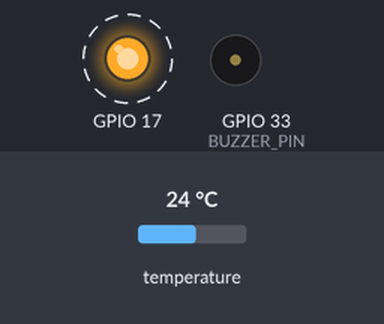
Recording of a sketch running on a simulated ESP32. Shown: output pins drawn as LEDs (lit = HIGH), buzzer (waves = sounding, pin HIGH). Dashed ring = blinking. The inputs (shaded band) are chosen by the test bench; at power-on: temperature 24 °C. WiFi joins after 1.5 s; servers stay silent unless stated; colours are those a GRB WS2812 strip shows for the declared byte order; random numbers use the default seed unless the sketch sets one; EEPROM starts erased; no MQTT or app messages arrive unless stated; what the sketch prints to the serial monitor is not drawn.

Above: at 3.5 s.
Timing chart, 0 to 6.4 s (numbered marks = the images above):
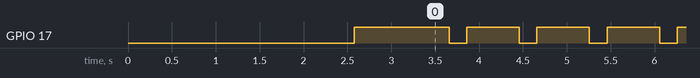

Measured:
- by itself, GPIO 17: alternates HIGH for 0.60 s and LOW for 0.20 s, 8 changes in all, then stays HIGH

The sketch:

ESPCraft-2.0.ino
```cpp
#include "settings.h"                                           // Settings file
#include "version.h"                                            // Version history file

#include <Preferences.h>                                        // NVS flash interface
#include <nvs_flash.h>                                          // NVS flash additional fonctionality lib.
Preferences settings;

#define FORCE_COLD_BOOT 0                                       // Force cold boot

//#include "src/3rdparty/QueueArray/QueueArray.h"               // CommandcoreQueue library
//QueueArray <String>coreQueue;

#include "src/Commpy/Commpy.h"                                  // Commpy (Communication provider)
Commpy commpy;

#include "src/Netty/Netty.h"                                    // Netty (Internet services interface)
Netty netty;

#include "src/Perry/Perry.h"                                    // Perry (Periphreals interface)
Perry perry(2048, 1);

#include "src/Porty/Porty.h"                                    // Porty (IO port interface)
Porty porty;

typedef struct Message
{
    int pid;        // PID - Program ID (01-Commpy, 02-Netty, 03-Perry, 04-Porty)
    int status;     // Program status (00-Stopped, 01-Idle, 02-Working, 03-Error, 04-Crash)
    char body[32];  // The message for core
}   Message;
Message msg;
static QueueHandle_t coreQueue;

void setup()
{
    delay(1000);
    settings.begin("os-pref", true);
    Serial.begin(115200);

//=================  BOOT SELFCHECK =================
    if(!settings.getUChar("boot", 0) || FORCE_COLD_BOOT){
        // COLD BOOT HANDLER
        // UPGRADE PROCEDURE NOT IMPLEMENTED YET
        Serial.println("Cold boot");
        settings.end();
        nvs_flash_erase();
        nvs_flash_init();
        settings.begin("os-pref", false);
        settings.putUChar("boot", 1);
        settings.putUShort("version", OS_VERSION);
        settings.putUShort("board-ver", BOARD_VER);
        settings.end();

        commpy.coldBoot();
        netty.coldBoot();
        perry.coldBoot();
        porty.coldBoot();
    }
    coreQueue = xQueueCreate(16, sizeof(Message));

    int status = commpy.init();
    status = status & netty.init();
    status = status & perry.init();
    status = status & porty.init();

    perry.blinkLed(status);
    Serial.print("Boot code: ");
    Serial.println(status, HEX);

//===================================================

}

void loop()
{
    // NETTY - Server update

    // PERRY - Periphreals reading

    // PORTY - External periphreals reading

    // COMMPY - Commection problems


    vTaskDelay(portTICK_PERIOD_MS);
}
```

QueueArray.h
```cpp
// (licence header left out)
// header defining the interface of the source.
#ifndef _QUEUEARRAY_H
#define _QUEUEARRAY_H

// include Arduino basic header.
#include <Arduino.h>

// the definition of the queue class.
template<typename T>
class QueueArray {
  public:
    // init the queue (constructor).
    QueueArray ();

    // clear the queue (destructor).
    ~QueueArray ();

    // add an item to the queue.
    void enqueue (const T i);

    // remove an item from the queue.
    T dequeue ();

    // push an item to the queue.
    void push (const T i);

    // pop an item from the queue.
    T pop ();

    // get the front of the queue.
    T front () const;

    // get an item from the queue.
    T peek () const;

    // check if the queue is empty.
    bool isEmpty () const;

    // get the number of items in the queue.
    int count () const;

    // check if the queue is full.
    bool isFull () const;

    // set the printer of the queue.
    void setPrinter (Print & p);

  private:
    // resize the size of the queue.
    void resize (const int s);

    // exit report method in case of error.
    void exit (const char * m) const;

    // led blinking method in case of error.
    void blink () const;

    // the initial size of the queue.
    static const int initialSize = 2;

    // the pin number of the on-board led.
    static const int ledPin = 13;

    Print * printer; // the printer of the queue.
    T * contents;    // the array of the queue.

    int size;        // the size of the queue.
    int items;       // the number of items of the queue.

    int head;        // the head of the queue.
    int tail;        // the tail of the queue.
};

// init the queue (constructor).
template<typename T>
QueueArray<T>::QueueArray () {
  size = 0;       // set the size of queue to zero.
  items = 0;      // set the number of items of queue to zero.

  head = 0;       // set the head of the queue to zero.
  tail = 0;       // set the tail of the queue to zero.

  printer = NULL; // set the printer of queue to point nowhere.

  // allocate enough memory for the array.
  contents = (T *) malloc (sizeof (T) * initialSize);

  // if there is a memory allocation error.
  if (contents == NULL)
    exit ("QUEUE: insufficient memory to initialize queue.");

  // set the initial size of the queue.
  size = initialSize;
}

// clear the queue (destructor).
template<typename T>
QueueArray<T>::~QueueArray () {
  free (contents); // deallocate the array of the queue.

  contents = NULL; // set queue's array pointer to nowhere.
  printer = NULL;  // set the printer of queue to point nowhere.

  size = 0;        // set the size of queue to zero.
  items = 0;       // set the number of items of queue to zero.

  head = 0;        // set the head of the queue to zero.
  tail = 0;        // set the tail of the queue to zero.
}

// resize the size of the queue.
template<typename T>
void QueueArray<T>::resize (const int s) {
  // defensive issue.
  if (s <= 0)
    exit ("QUEUE: error due to undesirable size for queue size.");

  // allocate enough memory for the temporary array.
  T * temp = (T *) malloc (sizeof (T) * s);

  // if there is a memory allocation error.
  if (temp == NULL)
    exit ("QUEUE: insufficient memory to initialize temporary queue.");

  // copy the items from the old queue to the new one.
  for (int i = 0; i < items; i++)
    temp[i] = contents[(head + i) % size];

  // deallocate the old array of the queue.
  free (contents);

  // copy the pointer of the new queue.
  contents = temp;

  // set the head and tail of the new queue.
  head = 0; tail = items;

  // set the new size of the queue.
  size = s;
}

// add an item to the queue.
template<typename T>
void QueueArray<T>::enqueue (const T i) {
  // check if the queue is full.
  if (isFull ())
    // double size of array.
    resize (size * 2);

  // store the item to the array.
  contents[tail++] = i;

  // wrap-around index.
  if (tail == size) tail = 0;

  // increase the items.
  items++;
}

// push an item to the queue.
template<typename T>
void QueueArray<T>::push (const T i) {
  enqueue(i);
}

// remove an item from the queue.
template<typename T>
T QueueArray<T>::dequeue () {
  // check if the queue is empty.
  if (isEmpty ())
    exit ("QUEUE: can't pop item from queue: queue is empty.");

  // fetch the item from the array.
  T item = contents[head++];

  // decrease the items.
  items--;

  // wrap-around index.
  if (head == size) head = 0;

  // shrink size of array if necessary.
  if (!isEmpty () && (items <= size / 4))
    resize (size / 2);

  // return the item from the array.
  return item;
}

// pop an item from the queue.
template<typename T>
T QueueArray<T>::pop () {
  return dequeue();
}

// get the front of the queue.
template<typename T>
T QueueArray<T>::front () const {
  // check if the queue is empty.
  if (isEmpty ())
    exit ("QUEUE: can't get the front item of queue: queue is empty.");

  // get the item from the array.
  return contents[head];
}

// get an item from the queue.
template<typename T>
T QueueArray<T>::peek () const {
  return front();
}

// check if the queue is empty.
template<typename T>
bool QueueArray<T>::isEmpty () const {
  return items == 0;
}

// check if the queue is full.
template<typename T>
bool QueueArray<T>::isFull () const {
  return items == size;
}

// get the number of items in the queue.
template<typename T>
int QueueArray<T>::count () const {
  return items;
}

// set the printer of the queue.
template<typename T>
void QueueArray<T>::setPrinter (Print & p) {
  printer = &p;
}

// exit report method in case of error.
template<typename T>
void QueueArray<T>::exit (const char * m) const {
  // print the message if there is a printer.
  if (printer)
    printer->println (m);

  // loop blinking until hardware reset.
  blink ();
}

// led blinking method in case of error.
template<typename T>
void QueueArray<T>::blink () const {
  // set led pin as output.
  pinMode (ledPin, OUTPUT);

  // continue looping until hardware reset.
  while (true) {
    digitalWrite (ledPin, HIGH); // sets the LED on.
    delay (250);                 // pauses 1/4 of second.
    digitalWrite (ledPin, LOW);  // sets the LED off.
    delay (250);                 // pauses 1/4 of second.
  }

  // solution selected due to lack of exit() and assert().
}

#endif // _QUEUEARRAY_H
```

Commpy.cpp
```cpp
#include "Commpy.h"

WiFiClient espClient;
PubSubClient client(espClient);
Preferences commpy_settings;
QueueArray<String> queue;

//=================  CALLBACK FROM MQTT SERVER  =================
void callback(char *topic, byte *payload, unsigned int length)
{
    queue.push(String(*topic) + " " + String(*payload));
}
//===============================================================

//=================================================================================================================================
Commpy::Commpy(void)
{
    _mqtt_server = MQTT_SERVER;
    _mqtt_port = MQTT_PORT;
}
//=================================================================================================================================
void Commpy::coldBoot(void)
{
    commpy_settings.begin("commpy-pref", false);
    commpy_settings.putString("ssid", WIFI_SSID);
    commpy_settings.putString("pass", WIFI_PASS);
    commpy_settings.putString("mqtt-server", MQTT_SERVER);
    commpy_settings.putUInt("mqtt-port", MQTT_PORT);
    commpy_settings.putString("board-name", BOARD_TAG);
    commpy_settings.end();
}
//=================================================================================================================================
void Commpy::reconnect(String name)
{
    if (!client.connected())
    {
        Serial.println("[MQTT Client] Attempting connection to server...");
        String clientId = name + "-";
        clientId += String(random(0xffff), HEX);
        // Attempt to connect
        if (client.connect(clientId.c_str()))
        {
            Serial.println("[MQTT Client] Connected as " + clientId);
        }
        else
        {
            Serial.print("failed, rc=");
            Serial.print(client.state());
        }
    }
}
//=================================================================================================================================

int Commpy::init(void)
{
    WiFi.mode(WIFI_STA);
    String ssid = "";
    String password = "";
    commpy_settings.begin("commpy-pref", true);
    ssid = commpy_settings.getString("ssid", WIFI_SSID);
    password = commpy_settings.getString("pass", WIFI_PASS);
    _mqtt_server = commpy_settings.getString("mqtt-server", MQTT_SERVER);
    _mqtt_port = commpy_settings.getUInt("mqtt-port", MQTT_PORT);
    String uuid = commpy_settings.getString("board-name", "espblock");

    if (WiFi.status() != WL_CONNECTED)
    {
        WiFi.begin(ssid.c_str(), password.c_str());
    }
    WiFi.waitForConnectResult();

    client.setServer(MQTT_SERVER, MQTT_PORT);   // (char*) &_mqtt_server doesnt work
    client.setCallback(callback);
    reconnect(uuid);

    if ((WiFi.status() == WL_CONNECTED) && (MDNS.begin("espcraft")))
    {
        return COMMPY_OK;
    }
    else
    {
        WiFi.softAP(DEFAULT_WIFI_AP_SSID, DEFAULT_WIFI_AP_PASS);
        return COMMPY_FAIL;
    }
}
//=================================================================================================================================

void Commpy::sendMessage(String channel, String data)
{
}
//=================================================================================================================================

String Commpy::getMessage()
{
    return queue.pop();
}
```

Commpy.h
```cpp
// (licence header left out)
#ifndef Commpy_h
#define Commpy_h

#define BOARD_TAG   "Bol"                       // Board UUID (for now)

#define DEFAULT_WIFI_AP_SSID    "espblock"      // Name of the block's WiFi in AP mode
#define DEFAULT_WIFI_AP_PASS    ""              // Password of the block's WiFi in AP mode (nothing = open network)

#define WIFI_SSID   "espcraft"                  // Default Wifi SSID to connect
#define WIFI_PASS   "nvias-esp"                 // Default WiFi PASS to connect

#define MQTT_SERVER "broker.hivemq.com"         // Default MQTT server ip
#define MQTT_PORT   1883                        // Default MQTT server port

//===== BOOT CODES =============================================================================
#define COMMPY_OK             0xFFFFFFE7        // ##---OO---##
#define COMMPY_FAIL           0xFFFFFF81        // ##-OOOOOO-##
//==============================================================================================

#include <Arduino.h>
#include <Preferences.h>
#include <PubSubClient.h>
#include <HTTPClient.h>
#include <ArduinoJson.h>
#include <WiFi.h>
#include <ESPmDNS.h>
#include "../3rdparty/QueueArray/QueueArray.h"

class Commpy
{
    public:
        Commpy(void);
        void coldBoot();
        int init();
        void reconnect(String name);
        void sendMessage(String channel, String data);
        String getMessage();
        int getMessages();

    private:
        String _mqtt_server;
        unsigned int _mqtt_port;
};

#endif
```

Netty.cpp
```cpp
#include "Netty.h"

//AsyncWebServer server(80);

Netty::Netty(void)
{

}
//=================================================================================================================================
void Netty::coldBoot(void)
{

}
//=================================================================================================================================
int Netty::init(void)
{
    return NETTY_OK;
}
//=================================================================================================================================
String Netty::update(void)
{
    return "get all";
}
```

Netty.h
```cpp
// (licence header left out)
#ifndef Netty_h
#define Netty_h

#include <Arduino.h>
#include <Preferences.h>
#include <AsyncTCP.h>
#include <ESPAsyncWebServer.h>
//#include <AsyncElegantOTA.h>
#include <SPIFFS.h>
#include <HTTPClient.h>

//===== BOOT CODES =============================================================================
#define NETTY_OK             0xFFFFE7FF        // ##---OO---##
#define NETTY_FAIL           0xFFFF81FF        // ##-OOOOOO-##
//==============================================================================================


class Netty
{
    public:
        Netty(void);
        void coldBoot();
        int init();
        String update();

    private:

};

#endif
```

Perry.h
```cpp
// (licence header left out)
#ifndef Perry_h
#define Perry_h

#include <Arduino.h>
#include <Preferences.h>
#include <FastLED.h>
#include <DallasTemperature.h>

//===== DEFAULTS ===============================================================================
#define LED_BUILTIN 17                  // Vestavěná LED
#define BUZZER_PIN  33                  // Vestavěný bzučák
#define OCTAVE      6                   // Pracovní tónová oktáva
#define TEMP_PIN    32                  // Vestavěné čidlo teploty (DS18B20)
#define LIGHT_SNS   36                  // Vestavěný senzor světla
#define USER_BTN    0                   // Tlačítko na desce (na nových verzích GPIO 0, na starších GPIO 16)

#define NUM_PIXELS  64                  // Počet LED diod na displeji v kitu
#define PIXEL_PIN   27                  // Pin na kterém jsou připojeny
#define BRIGHTNESS  255                 // Jas LED diod
//==============================================================================================

//===== BOOT CODES =============================================================================
#define PERRY_OK             0xFFE7FFFF     // ##---OO---##
#define PERRY_FAIL           0xFF81FFFF     // ##-OOOOOO-##
//==============================================================================================

class Perry
{
    public:
        Perry(int stack_size, int priority);
        int init(void);
        void coldBoot(void);
        int readTemp(int pin);
        int readLight(int pin);
        void buzzTone(int pin);
        void blinkLed(int blinkCode);
        void show(uint8_t hue, uint8_t saturation, uint8_t value);
    private:
        int _stack_size;
        int _priority;
};

#endif
```

Porty.h
```cpp
// (licence header left out)
#ifndef Porty_h
#define Porty_h

#include <Arduino.h>
#include <Preferences.h>
#include <FastLED.h>

//===== BOOT CODES =============================================================================
#define PORTY_OK            0xE7FFFFFF      // ##---OO---##
#define PORTY_FAIL          0x81FFFFFF      // ##-OOOOOO-##
//==============================================================================================

//===== DEFAULTS ===============================================================================
#define PORTY_DATA          0               // Primary data pin of port
#define PORTY_CLK           1               // Secondary data (or clk) pin of port

#define PORTY_LEFT_1        26              //
#define PORTY_LEFT_2        25              //
#define PORTY_UP_1          35              //
#define PORTY_UP_2          34              //
#define PORTY_RIGHT_1       19              //
#define PORTY_RIGHT_2       18              //
#define PORTY_MATRIX        27              //
#define PORTY_MATRIX_PIXELS 5               // Počet LED diod na displeji v kitu
#define PORTY_MATRIX_BR     255             //
//==============================================================================================

class Porty
{
    public:
        Porty(void);
        void coldBoot();
        int init();
        int readButton();

    private:

};

#endif
```

Source omitted: Perry.cpp (5011 bytes), version.h (1715 bytes), settings.h (3953 bytes), Porty.cpp (1991 bytes)
